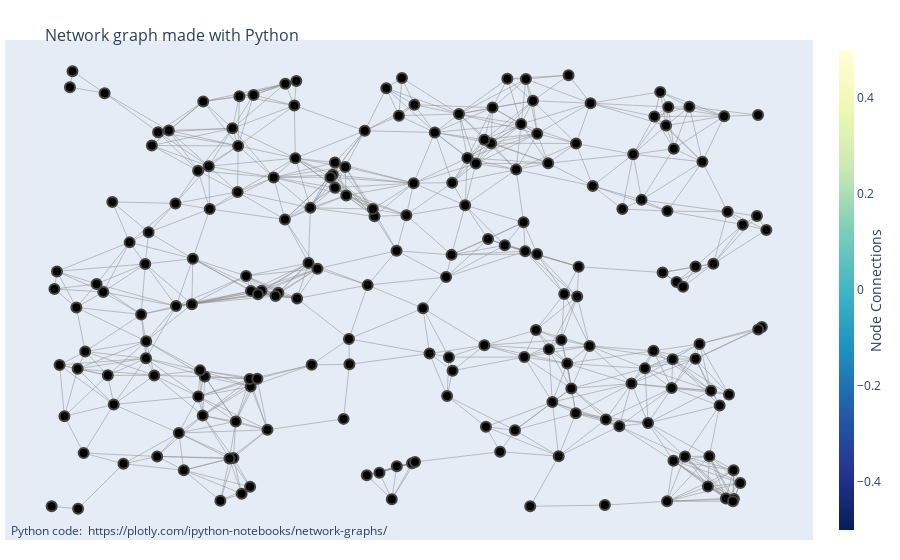

Write notebook code for a chart like this one.
### Code cell
fig = go.Figure(data=[edge_trace, node_trace],
             layout=go.Layout(
                title='<br>Network graph made with Python',
                titlefont_size=16,
                showlegend=False,
                hovermode='closest',
                margin=dict(b=20,l=5,r=5,t=40),
                annotations=[ dict(
                    text="Python code: <a href='https://plotly.com/ipython-notebooks/network-graphs/'> https://plotly.com/ipython-notebooks/network-graphs/</a>",
                    showarrow=False,
                    xref="paper", yref="paper",
                    x=0.005, y=-0.002 ) ],
                xaxis=dict(showgrid=False, zeroline=False, showticklabels=False),
                yaxis=dict(showgrid=False, zeroline=False, showticklabels=False))
                )
fig.show()

### Figure 1 — Plotly figure (JSON) as saved in the notebook; plotly's stock layout.template omitted (floating-point values rounded to 4 significant figures; data arrays with more than 128 entries replaced by an {"elided": "..."} marker saying what was removed)
{"data": [{"hoverinfo": "none", "line": {"color": "#888", "width": 0.5}, "mode": "lines", "type": "scatter", "x": {"elided": "2499 float values"}, "y": {"elided": "2499 float values"}}, {"hoverinfo": "text", "marker": {"color": [], "colorbar": {"thickness": 15, "title": {"side": "right", "text": "Node Connections"}, "xanchor": "left"}, "colorscale": [[0, "rgb(255,255,217)"], [0.125, "rgb(237,248,177)"], [0.25, "rgb(199,233,180)"], [0.375, "rgb(127,205,187)"], [0.5, "rgb(65,182,196)"], [0.625, "rgb(29,145,192)"], [0.75, "rgb(34,94,168)"], [0.875, "rgb(37,52,148)"], [1, "rgb(8,29,88)"]], "line": {"width": 2}, "reversescale": true, "showscale": true, "size": 10}, "mode": "markers", "type": "scatter", "x": {"elided": "200 float values"}, "y": {"elided": "200 float values"}}], "layout": {"annotations": [{"showarrow": false, "text": "Python code: <a href='https://plotly.com/ipython-notebooks/network-graphs/'> https://plotly.com/ipython-notebooks/network-graphs/</a>", "x": 0.005, "xref": "paper", "y": -0.002, "yref": "paper"}], "hovermode": "closest", "margin": {"b": 20, "l": 5, "r": 5, "t": 40}, "showlegend": false, "title": {"font": {"size": 16}, "text": "<br>Network graph made with Python"}, "xaxis": {"showgrid": false, "showticklabels": false, "zeroline": false}, "yaxis": {"showgrid": false, "showticklabels": false, "zeroline": false}}}
